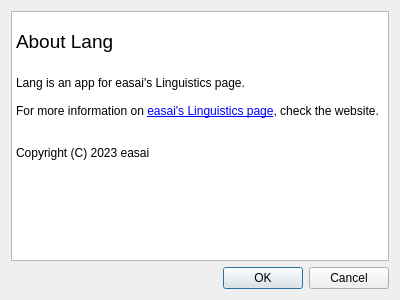
<?xml version="1.0" encoding="UTF-8"?>
<ui version="4.0">
 <class>AboutDialog</class>
 <widget class="QDialog" name="AboutDialog">
  <property name="geometry">
   <rect>
    <x>0</x>
    <y>0</y>
    <width>400</width>
    <height>300</height>
   </rect>
  </property>
  <property name="windowTitle">
   <string>Dialog</string>
  </property>
  <layout class="QVBoxLayout" name="verticalLayout">
   <item>
    <widget class="QTextBrowser" name="textBrowser">
     <property name="html">
      <string>&lt;!DOCTYPE HTML PUBLIC &quot;-//W3C//DTD HTML 4.0//EN&quot; &quot;http://www.w3.org/TR/REC-html40/strict.dtd&quot;&gt;
&lt;html&gt;&lt;head&gt;&lt;meta name=&quot;qrichtext&quot; content=&quot;1&quot; /&gt;&lt;meta charset=&quot;utf-8&quot; /&gt;&lt;style type=&quot;text/css&quot;&gt;
p, li { white-space: pre-wrap; }
hr { height: 1px; border-width: 0; }
li.unchecked::marker { content: &quot;\2610&quot;; }
li.checked::marker { content: &quot;\2612&quot;; }
&lt;/style&gt;&lt;/head&gt;&lt;body style=&quot; font-family:'Segoe UI'; font-size:9pt; font-weight:400; font-style:normal;&quot;&gt;
&lt;p style=&quot;-qt-paragraph-type:empty; margin-top:0px; margin-bottom:0px; margin-left:0px; margin-right:0px; -qt-block-indent:0; text-indent:0px;&quot;&gt;&lt;br /&gt;&lt;/p&gt;
&lt;p style=&quot; margin-top:0px; margin-bottom:0px; margin-left:0px; margin-right:0px; -qt-block-indent:0; text-indent:0px;&quot;&gt;&lt;span style=&quot; font-size:14pt;&quot;&gt;About Lang&lt;/span&gt;&lt;/p&gt;
&lt;p style=&quot;-qt-paragraph-type:empty; margin-top:0px; margin-bottom:0px; margin-left:0px; margin-right:0px; -qt-block-indent:0; text-indent:0px; font-size:14pt;&quot;&gt;&lt;br /&gt;&lt;/p&gt;
&lt;p style=&quot; margin-top:0px; margin-bottom:0px; margin-left:0px; margin-right:0px; -qt-block-indent:0; text-indent:0px;&quot;&gt;Lang is an app for easai's Linguistics page.&lt;/p&gt;
&lt;p style=&quot;-qt-paragraph-type:empty; margin-top:0px; margin-bottom:0px; margin-left:0px; margin-right:0px; -qt-block-indent:0; text-indent:0px;&quot;&gt;&lt;br /&gt;&lt;/p&gt;
&lt;p style=&quot; margin-top:0px; margin-bottom:0px; margin-left:0px; margin-right:0px; -qt-block-indent:0; text-indent:0px;&quot;&gt;For more information on &lt;a href=&quot;https://lang-easai.web.app/&quot;&gt;&lt;span style=&quot; text-decoration: underline; color:#0000ff;&quot;&gt;easai's Linguistics page&lt;/span&gt;&lt;/a&gt;, check the website.&lt;/p&gt;
&lt;p style=&quot;-qt-paragraph-type:empty; margin-top:0px; margin-bottom:0px; margin-left:0px; margin-right:0px; -qt-block-indent:0; text-indent:0px;&quot;&gt;&lt;br /&gt;&lt;/p&gt;
&lt;p style=&quot;-qt-paragraph-type:empty; margin-top:0px; margin-bottom:0px; margin-left:0px; margin-right:0px; -qt-block-indent:0; text-indent:0px;&quot;&gt;&lt;br /&gt;&lt;/p&gt;
&lt;p style=&quot; margin-top:0px; margin-bottom:0px; margin-left:0px; margin-right:0px; -qt-block-indent:0; text-indent:0px;&quot;&gt;Copyright (C) 2023 easai&lt;/p&gt;&lt;/body&gt;&lt;/html&gt;</string>
     </property>
    </widget>
   </item>
   <item>
    <widget class="QDialogButtonBox" name="buttonBox">
     <property name="orientation">
      <enum>Qt::Horizontal</enum>
     </property>
     <property name="standardButtons">
      <set>QDialogButtonBox::Cancel|QDialogButtonBox::Ok</set>
     </property>
    </widget>
   </item>
  </layout>
 </widget>
 <resources/>
 <connections>
  <connection>
   <sender>buttonBox</sender>
   <signal>accepted()</signal>
   <receiver>AboutDialog</receiver>
   <slot>accept()</slot>
   <hints>
    <hint type="sourcelabel">
     <x>248</x>
     <y>254</y>
    </hint>
    <hint type="destinationlabel">
     <x>157</x>
     <y>274</y>
    </hint>
   </hints>
  </connection>
  <connection>
   <sender>buttonBox</sender>
   <signal>rejected()</signal>
   <receiver>AboutDialog</receiver>
   <slot>reject()</slot>
   <hints>
    <hint type="sourcelabel">
     <x>316</x>
     <y>260</y>
    </hint>
    <hint type="destinationlabel">
     <x>286</x>
     <y>274</y>
    </hint>
   </hints>
  </connection>
 </connections>
</ui>
